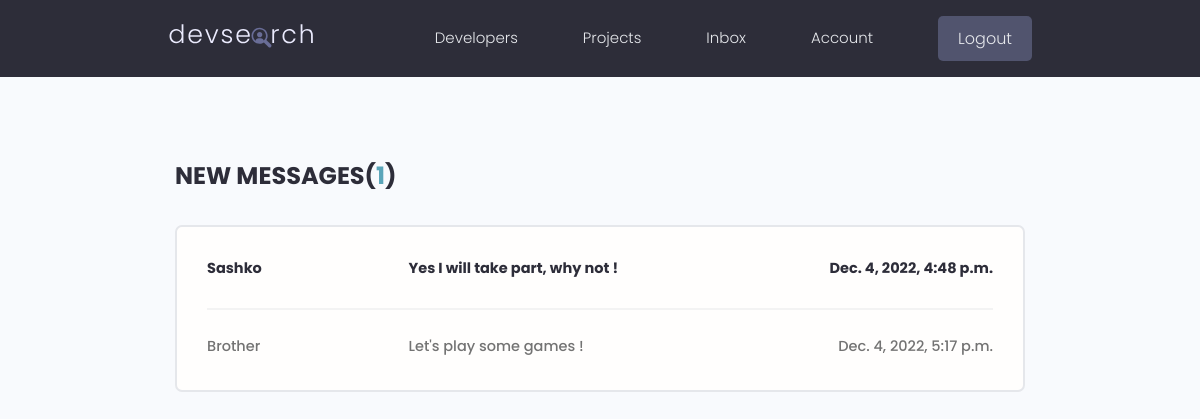
The app's page /inbox/ (signed in), older data.
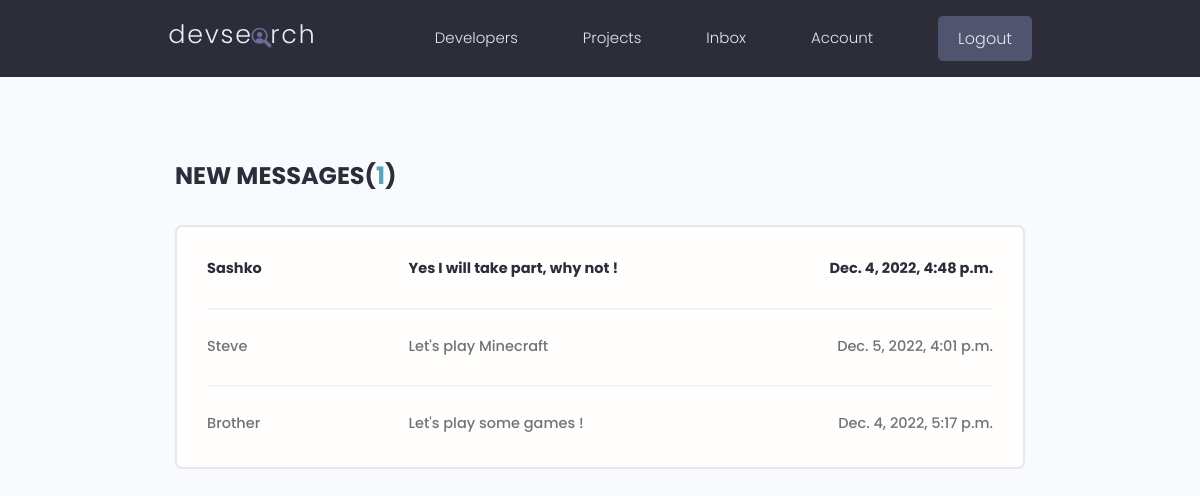
The same page, newer data.
### users/models.py (models this page shows, shortened)
class Message(models.Model):
    sender = models.ForeignKey(Profile, on_delete=models.SET_NULL, null=True, blank=True)
    recipient = models.ForeignKey(Profile, on_delete=models.SET_NULL, null=True, blank=True, related_name="messages")
    name = models.CharField(max_length=200, blank=True, null=True)
    email = models.EmailField(max_length=500, blank=True, null=True)
    is_read = models.BooleanField(default=False, null=True)
    subject = models.CharField(max_length=200, blank=True, null=True)
    body = models.TextField()
    created = models.DateTimeField(auto_now_add=True)
    id = models.UUIDField(default=uuid.uuid4, unique=True, primary_key=True, editable=False)
    class Meta:
        ordering = ['is_read', '-created']

### users/views.py (the view)
# urls.py: path('inbox/', views.inbox, name='inbox'),
@login_required(login_url='login')
def inbox(request):
    profile = request.user.profile
    messageRequest = profile.messages.all()
    unreadCount = messageRequest.filter(is_read=False).count()
    context = {'messageRequest': messageRequest, 'unreadCount':unreadCount}
    return render(request, 'users/inbox.html', context)

### users/templates/users/inbox.html
{% extends 'main.html' %}
{% block content %}
  <main class="inbox my-xl">
    <div class="content-box">
      <h3 class="inbox__title">New Messages(<span>{{unreadCount}}</span>)</h3>
      <ul class="messages">
        {% for message in messageRequest %}
        {% if message.is_read%}
        <li class="message">
        {% else %}
        <li class="message message--unread">
        {% endif %}
            <a href="{% url 'message' message.id %}">
              <span class="message__author">{{message.name}}</span>
              <span class="message__subject">{{message.body}}</span>
              <span class="message__date">{{message.created}}</span>
            </a>
        </li>
        {% endfor %}
      </ul>
    </div>
  </main>
  {% endblock %}

Row changes from the older to the newer data that the page shows:
added Message: name "Steve", body "Let's play Minecraft", created "Dec. 5, 2022, 4:01 p.m."
